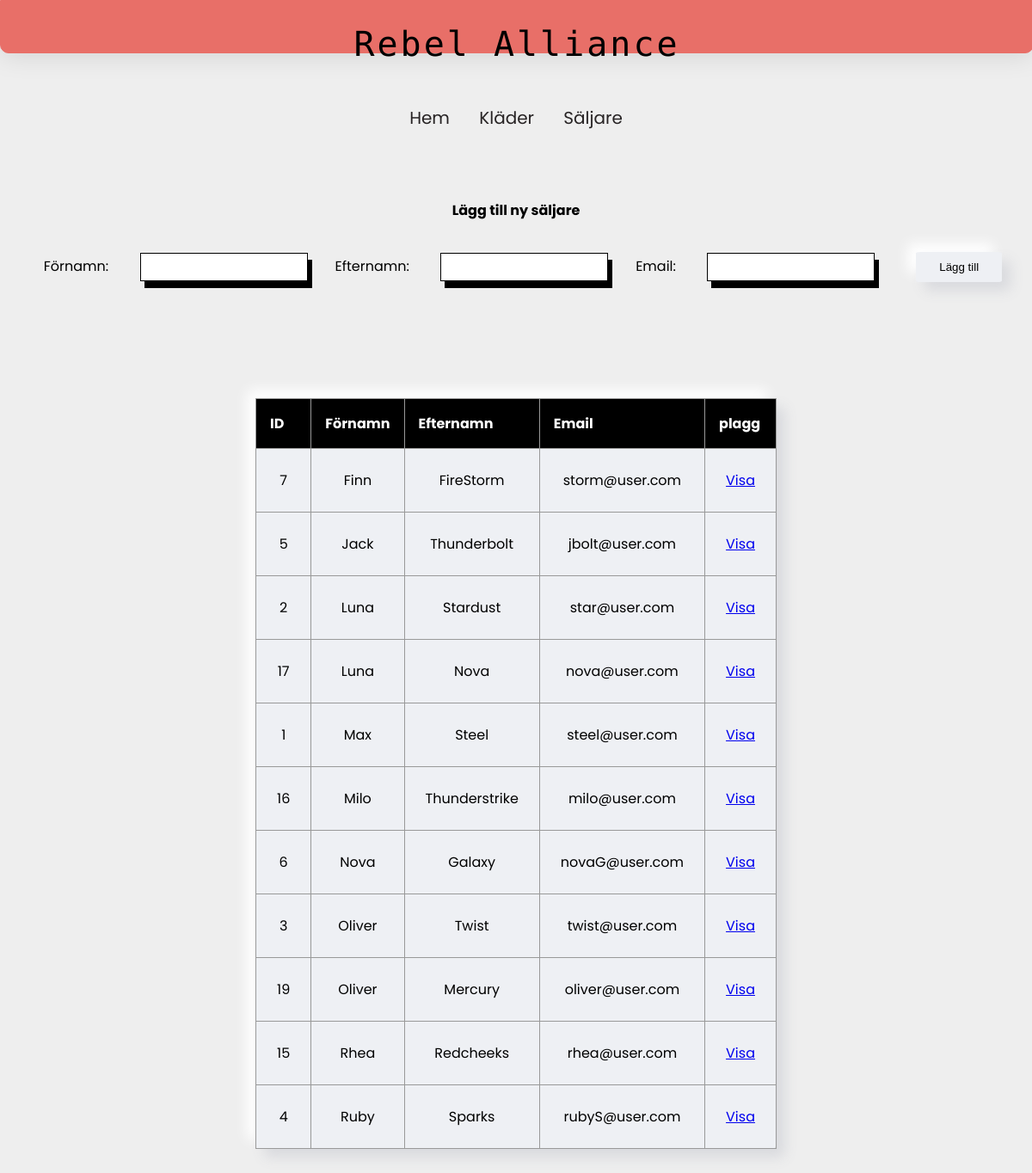
/sellers.php, run on the app's committed database.
### tables this page shows
CREATE TABLE `sellers` (
  `id` int NOT NULL AUTO_INCREMENT,
  `first_name` varchar(42) DEFAULT NULL,
  `last_name` varchar(42) DEFAULT NULL,
  `email` varchar(42) DEFAULT NULL,
  PRIMARY KEY (`id`)
);

### sellers.php (called while the page is built)
<?php
require_once "classes/seller-model.php";
require_once "views/seller-view.php";
$pdo = require "partials/connect.php";
$sellerModel = new SellerModel($pdo);
$sellerView = new SellerView();
include "partials/header.php";
include "partials/nav.php";
$sellerView->renderAllSellers($sellerModel->getAllSellers());
include "partials/seller-form.php";
include "partials/footer.php";

### classes/db.php (called while the page is built, shortened)
<?php
class DB {
    public function __construct(PDO $pdo)
    {
      $this->pdo = $pdo;
    }
}

### classes/seller-model.php (called while the page is built, shortened)
<?php
require_once "db.php";
class SellerModel extends DB {
    protected $table = "sellers";
    public function getAllSellers() {
        $sql = "SELECT * FROM $this->table ORDER BY first_name ASC ";
        $stmt = $this->pdo->prepare($sql);
        $stmt->execute();
        return $stmt->fetchAll(PDO::FETCH_ASSOC);
    }
}

### views/seller-view.php (the view, shortened to what this page needs)
<?php
    require_once 'classes/seller-model.php';
    class SellerView {
    public function renderAllSellers(array $sellers): void{
        echo "<section class='all-sellers'>";
        echo "<h4>Lägg till ny säljare</h4>";
        echo "<table class='list'>
  	    <tr>
        <th>ID</th>
        <th>Förnamn</th>
        <th>Efternamn</th>
  	    <th>Email</th>
  	    <th>plagg</th>
  	  </tr>";
        foreach($sellers as $seller) {
                $id = $seller['id'];
                $url = "show-seller.php?id=" . $id;
            echo "<tr>";
            echo "<td>{$seller["id"]}</td>";
            echo "<td>{$seller["first_name"]}</td>";
            echo "<td>{$seller["last_name"]}</td>";
            echo "<td>{$seller["email"]}</td>";
            echo "<td><a class='action' href='$url'>Visa</a></td>";
     }
    }
    }

### style/style.css (style rules this page uses)
html { height: 100%; width: 100%; }
body { background-color: #eee; box-sizing: border-box; height: 980px; margin: 0; font-family: 'Poppins', sans-serif; overflow-x: hidden; text-align: center; }
table { display: inline-block; margin: 10%; border-collapse: collapse; vertical-align: top; margin-bottom: 10rem; background: #EEF0F4; box-shadow: 9.91px 9.91px 15px #D9DADE, -9.91px -9.91px 15px #FFFFFF; }
table.list { border-radius: 6px; }
table.list tr td { border: 1px solid #999999; padding: 1.5rem; }
table.list tr th { padding: 1rem; border: 1px solid #999999; background: #000; color: white; text-align: left; }

### data on the page
sellers: id "7", first_name "Finn", last_name "FireStorm", email "storm@user.com"
sellers: id "5", first_name "Jack", last_name "Thunderbolt", email "jbolt@user.com"
sellers: id "2", first_name "Luna", last_name "Stardust", email "star@user.com"
sellers: id "17", first_name "Luna", last_name "Nova", email "nova@user.com"
sellers: id "1", first_name "Max", last_name "Steel", email "steel@user.com"
sellers: id "16", first_name "Milo", last_name "Thunderstrike", email "milo@user.com"
sellers: id "6", first_name "Nova", last_name "Galaxy", email "novaG@user.com"
sellers: id "3", first_name "Oliver", last_name "Twist", email "twist@user.com"
sellers: id "19", first_name "Oliver", last_name "Mercury", email "oliver@user.com"
sellers: id "15", first_name "Rhea", last_name "Redcheeks", email "rhea@user.com"
sellers: id "4", first_name "Ruby", last_name "Sparks", email "rubyS@user.com"
